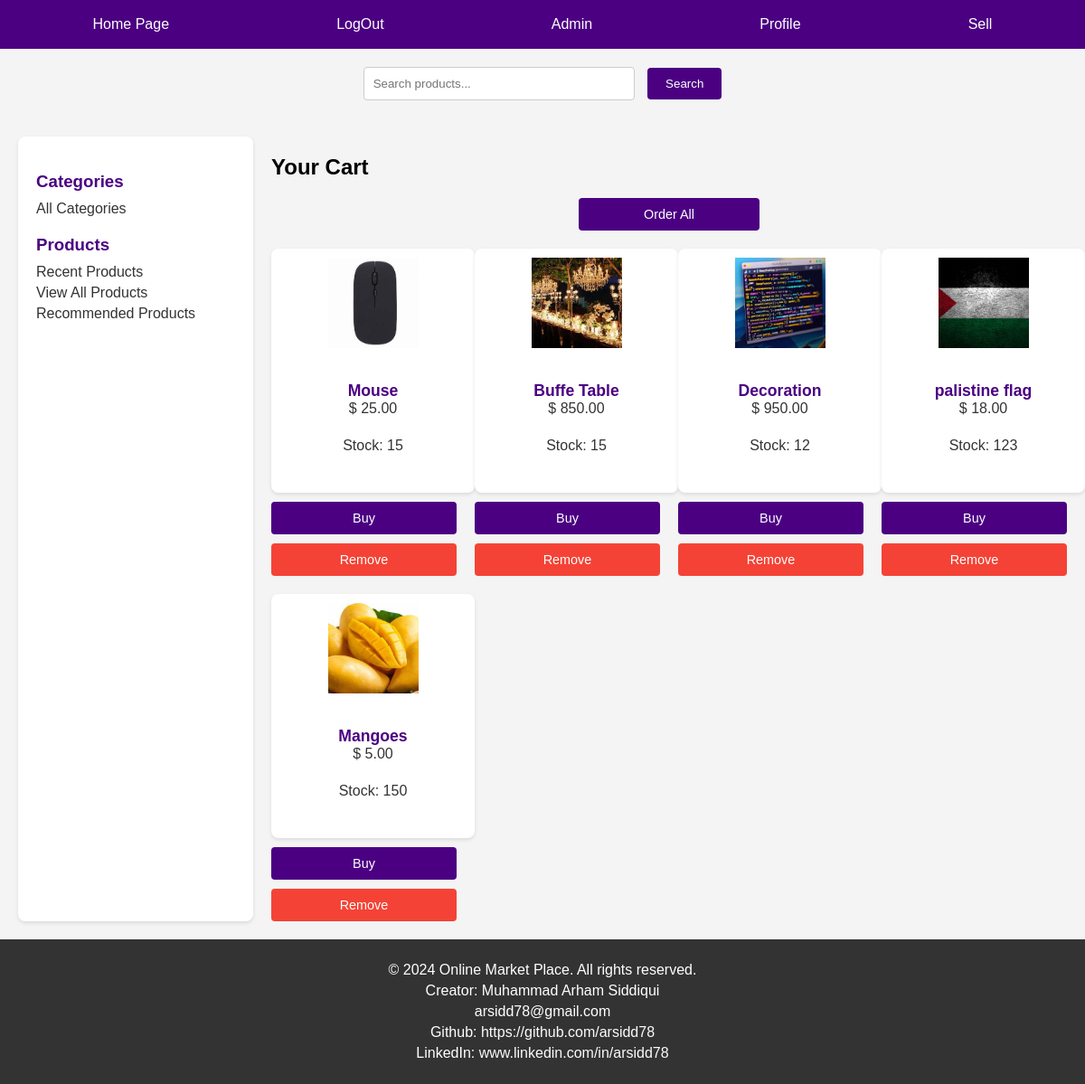
The page /member/cart_view/ (signed in) on the database as committed earlier.
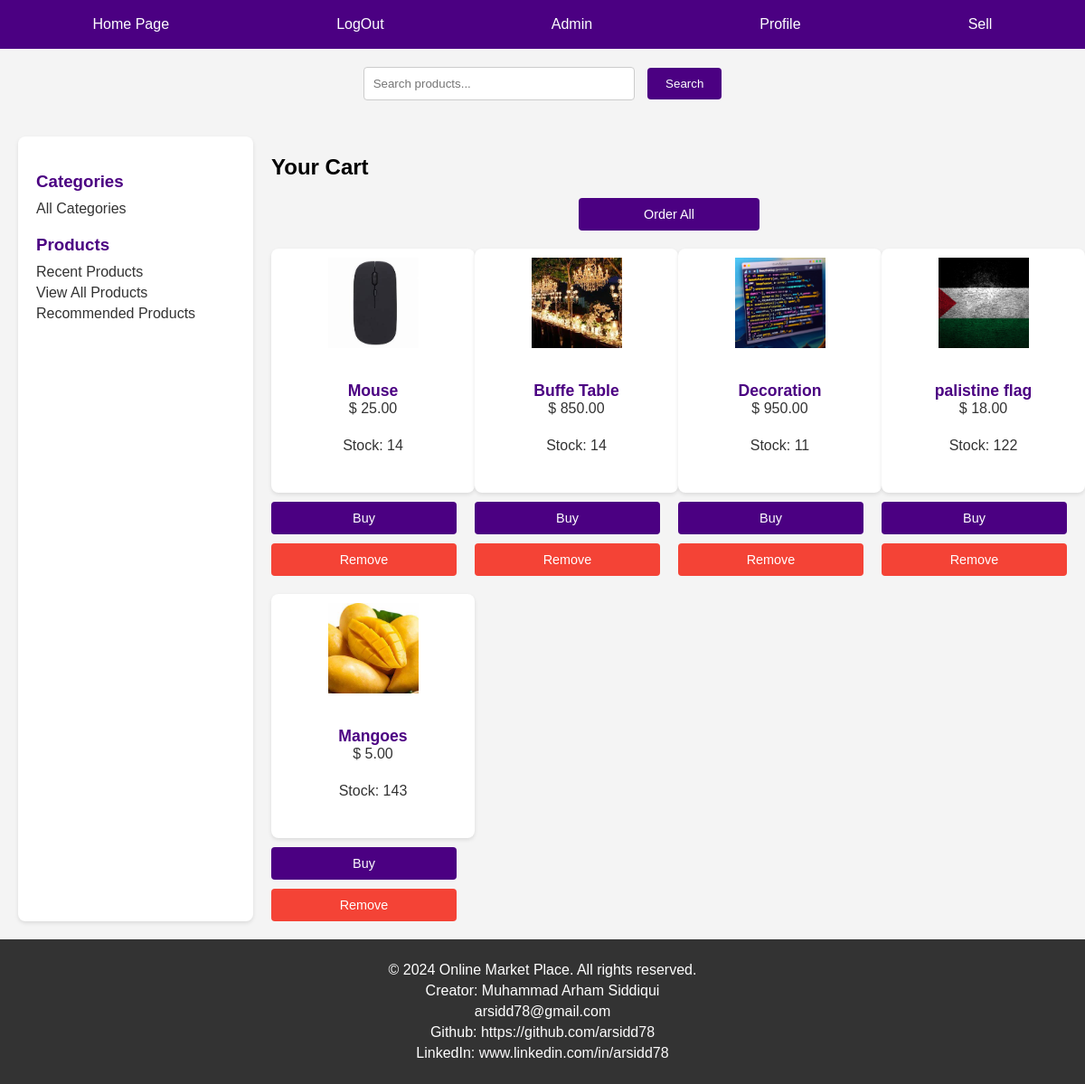
The same page on the database as committed later.
### product/models.py (models this page shows, shortened)
class Products(models.Model):
    name = models.ForeignKey(User,on_delete=models.CASCADE)
    product_name = models.CharField(max_length=200)
    product_description = models.TextField(max_length=500)
    product_price = models.DecimalField('Price',max_digits=7,decimal_places=2)
    product_discounted_price = models.DecimalField('Discounted Price',max_digits=7,decimal_places=2,null=True,blank=True)
    product_delivery_charge = models.IntegerField(default=0)
    product_tax_rate = models.DecimalField(decimal_places=3,max_digits=5, null= True, blank= True)
    product_specification = models.TextField(null= True, blank= True)
    product_posted_date = models.DateField( auto_now_add=True)
    product_images = models.ImageField(upload_to='products/')
    product_images2 = models.ImageField(null=True,blank=True,upload_to='products/')
    product_images3 = models.ImageField(null=True,blank=True,upload_to='products/')
    product_images4 = models.ImageField(null=True,blank=True,upload_to='products/')
    product_images5 = models.ImageField(null=True,blank=True,upload_to='products/')
    categories_choices = product_categories = {
    "ELECTRONICS": "Electronics",
    "CLOTHING & ACCESSORIES": "Clothing & Accessories",
    "HOME & KITCHEN": "Home & Kitchen",
    "BEAUTY & PERSONAL CARE": "Beauty & Personal Care",
    "HEALTH & FITNESS": "Health & Fitness",
    "TOYS & GAMES": "Toys & Games",
    "BOOKS & MEDIA": "Books & Media",
    "AUTOMOTIVE": "Automotive",
    "SPORTS & OUTDOORS": "Sports & Outdoors",
    "PET SUPPLIES": "Pet Supplies",
    "HOME APPLIANCES": "Home Appliances",
    "OFFICE SUPPLIES": "Office Supplies",
    "FURNITURE & DECOR": "Furniture & Decor",
    "JEWELRY & WATCHES": "Jewelry & Watches",
    "BABY & TODDLER": "Baby & Toddler",
    "FOOD & GROCERIES": "Food & Groceries",
    "ARTS & CRAFTS": "Arts & Crafts",
    "MUSICAL INSTRUMENTS": "Musical Instruments",
    "GARDEN & OUTDOOR LIVING": "Garden & Outdoor Living",
    "TRAVEL & LUGGAGE": "Travel & Luggage",
    "SMARTPHONE": "Smartphone",
    "LAPTOP": "Laptop",
    "CAMERA": "Camera",
    "TV": "TV",
    "HEADPHONE": "Headphone",
    "GADGET": "Gadget",
    "APPAREL": "Apparel",
    "BAG": "Bag",
    "JEWELRY": "Jewelry",
    "SUNGLASSES": "Sunglasses",
    "WATCH": "Watch",
    "HOME IMPROVEMENT": "Home Improvement",
    "DECOR": "Decor",
    "KITCHEN APPLIANCES": "Kitchen Appliances",
    "COOKWARE": "Cookware",
    "FURNITURE": "Furniture",
    "SKINCARE": "Skincare",
    "MAKEUP": "Makeup",
    "HAIRCARE": "Haircare",
    "GROOMING": "Grooming",
    "FRAGRANCES": "Fragrances",
    "EXERCISE EQUIPMENT": "Exercise Equipment",
    "NUTRITIONAL SUPPLEMENTS": "Nutritional Supplements",
    "FITNESS TRACKERS": "Fitness Trackers",
    "YOGA MATS": "Yoga Mats",
    "TOYS": "Toys",
    "BOARD GAMES": "Board Games",
    "PUZZLES": "Puzzles",
    "EDUCATIONAL TOYS": "Educational Toys",
    "OUTDOOR PLAY EQUIPMENT": "Outdoor Play Equipment",
    "BOOKS": "Books",
    "E-BOOKS": "E-books",
    "AUDIOBOOKS": "Audiobooks",
    "DVDS": "DVDs",
    "CDS": "CDs",
    "DIGITAL MEDIA": "Digital Media",
    "CAR PARTS": "Car Parts",
    "ACCESSORIES": "Accessories",
    "TOOLS": "Tools",
    "MAINTENANCE SUPPLIES": "Maintenance Supplies",
    "ELECTRONICS": "Electronics",
    "SPORTING EQUIPMENT": "Sporting Equipment",
    "CAMPING GEAR": "Camping Gear",
    "HIKING GEAR": "Hiking Gear",
    "OUTDOOR CLOTHING": "Outdoor Clothing",
    "FOOD": "Food",
    "TOYS": "Toys",
    "GROOMING PRODUCTS": "Grooming Products",
    "BEDS": "Beds",
    "CARRIERS": "Carriers",
    "LARGE APPLIANCES": "Large Appliances",
    "SMALL APPLIANCES": "Small Appliances",
    "STATIONERY": "Stationery",
    "DESK ORGANIZERS": "Desk Organizers",
    "PRINTERS": "Printers",
    "OFFICE FURNITURE": "Office Furniture",
    "TECHNOLOGY ACCESSORIES": "Technology Accessories",
    "SOFAS": "Sofas",
    "CHAIRS": "Chairs",
    "TABLES": "Tables",
    "LIGHTING FIXTURES": "Lighting Fixtures",
    "RUGS": "Rugs",
    "RINGS": "Rings",
    "NECKLACES": "Necklaces",
    "BRACELETS": "Bracelets",
    "EARRINGS": "Earrings",
    "WATCHES": "Watches",
    "CLOTHING": "Clothing",
    "DIAPERS": "Diapers",
    "FEEDING SUPPLIES": "Feeding Supplies",
    "STROLLERS": "Strollers",
    "TOYS": "Toys",
    "NON-PERISHABLE FOOD": "Non-perishable Food",
    "SNACKS": "Snacks",
    "BEVERAGES": "Beverages",
    "GOURMET FOODS": "Gourmet Foods",
    "SPICES": "Spices",
    "ART SUPPLIES": "Art Supplies",
    "CRAFTING MATERIALS": "Crafting Materials",
    "DIY KITS": "DIY Kits",
    "SEWING SUPPLIES": "Sewing Supplies",
    "GUITARS": "Guitars",
    "KEYBOARDS": "Keyboards",
    "DRUMS": "Drums",
    "VIOLINS": "Violins",
    "WIND INSTRUMENTS": "Wind Instruments",
    "GARDENING TOOLS": "Gardening Tools",
    "PLANTS": "Plants",
    "OUTDOOR FURNITURE": "Outdoor Furniture",
    "BBQ GRILLS": "BBQ Grills",
    "LUGGAGE SETS": "Luggage Sets",
    "BACKPACKS": "Backpacks",
    "TRAVEL ACCESSORIES": "Travel Accessories",
    "TOILETRIES": "Toiletries",
    "OUTDOOR GEAR": "Outdoor Gear"
    }
    product_category = models.CharField('category',max_length=100,choices=categories_choices)
    product_quantity = models.IntegerField()
    sellor_name = models.CharField(max_length=100)
    company_name = models.CharField(null= True, blank= True, max_length=200)
    product_website = models.URLField(null= True,blank=True)

### member/views.py (the view)
# urls.py: path('cart_view/',views.view_cart,name='cart_page'),
def view_cart(request):
    if request.user.is_authenticated:
        member = get_object_or_404(Member, username = request.user.username)
        products = member.user_cart_list.all()
        context = {'products':products}
        return render(request,'member/cart.html',context)
    return redirect('registration:login')

### member/templates/member/cart.html (shortened to what this page needs)
{% load static %}
<!DOCTYPE html>
<html lang="en">
<head>
    <link rel="stylesheet" href="{% static 'member/cart_style.css' %}">
</head>
<body>
    <nav>
        <a href="{% url 'product:home' %}">Home Page</a>
        {% if request.user.is_authenticated %}
            <a href="{% url 'registration:signout' %}">LogOut</a>
        {% else %}
            <a href="{% url 'registration:login' %}">LogIn</a>
        {% endif %}
        <a href="/admin/">Admin</a>
        {% if request.user.is_authenticated %}
            <a href="{% url 'member:profile' request.user.username %}">Profile</a>
        {% else %}
            <a href="{% url 'member:register' %}">Complete Profile</a>
        {% endif %}
        <a href="{% url 'member:add_product_page' %}">Sell</a>
    </nav>
    <div class="search-container">
        <form action="{% url 'product:search' %}" method="post">
            <input type="search" name="search_bar" placeholder="Search products...">
            <input type="submit" value="Search">
        </form>
    </div>
    <div class="main-content">
        <aside class="aside_links">
            <section>
                <h3>Categories</h3>
                <a href="{% url 'product:categories_page' %}">All Categories</a>
            </section>
            <section>
                <h3>Products</h3>
                <a href="{% url 'product:recent_products' %}">Recent Products</a>
                <a href="{% url 'product:view_all' %}">View All Products</a>
                <a href="{% url 'product:recommended' %}">Recommended Products</a>
            </section>
        </aside>
        <section class="cart-section">
            {% if products %}
            <h1>Your Cart</h1>
            <button class="order-all" onclick=location.href="{% url 'member:order_cart' %}">Order All</button>
            <div class="cart-items">
                {% for product in products %}
                <div class="cart-item">
                    <a href="{% url 'product:details' product.id %}" class="cart-link">
                        <article class="product-card">
                            <img src="{{ product.product_images.url }}" alt="{{ product.product_name }}" class="product-image">
                            <div class="product-info">
                                <label class="product-name">{{ product.product_name }}</label><br>
                                <label class="product-price">$ {{ product.product_price }}</label><br>
                                <label class="product-quantity">Stock: {{ product.product_quantity }}</label><br>
                            </div>
                        </article>
                    </a>
                    <button class="buy-item" onclick=location.href="{% url 'product:purchase_page' product.id %}">Buy</button>
                    <button class="remove-cart-item" onclick=location.href="{% url 'member:remove_cart_item' product.id %}">Remove</button>
                </div>
                {% endfor %}
            </div>
            {% else %}
            <h1>Cart is empty</h1>
            {% endif %}
        </section>
    </div>
    <footer>
        <p>&copy; 2024 Online Market Place. All rights reserved.</p>
        <p>Creator: Muhammad Arham Siddiqui</p>
        <p>arsidd78@gmail.com</p>
        <p>Github: <a href="https://github.com/arsidd78">https://github.com/arsidd78</a></p>
        <p>LinkedIn: <a href="https://www.linkedin.com/in/arsidd78">www.linkedin.com/in/arsidd78</a></p>
    </footer>
</body>
</html>

### member/static/member/cart_style.css (style rules this page uses)
body { font-family: Arial, sans-serif; margin: 0; padding: 0; background-color: #f4f4f4; }
nav { background-color: #4b0082; padding: 10px; display: flex; justify-content: space-around; align-items: center; }
nav a { color: white; text-decoration: none; padding: 8px 16px; border-radius: 4px; }
.search-container { display: flex; justify-content: center; padding: 20px; }
.search-container input[type="search"] { width: 300px; padding: 10px; border-radius: 4px; border: 1px solid #ccc; margin-right: 10px; }
.search-container input[type="submit"] { padding: 10px 20px; border: none; border-radius: 4px; background-color: #4b0082; color: white; cursor: pointer; }
.main-content { display: flex; margin: 20px; }
.aside_links { width: 20%; background: #fff; padding: 20px; border-radius: 8px; box-shadow: 0 2px 4px rgba(0, 0, 0, 0.1); margin-right: 20px; }
.aside_links section { margin-bottom: 20px; }
.aside_links h3 { color: #4b0082; margin-bottom: 10px; }
.aside_links a { display: block; color: #333; text-decoration: none; margin-bottom: 5px; }
.cart-section { width: 80%; }
.cart-items { display: grid; grid-template-columns: repeat(auto-fill, minmax(200px, 1fr)); gap: 20px; }
.cart-item { display: flex; flex-direction: column; align-items: center; }
.cart-link { text-decoration: none; color: inherit; width: 100%; }
.product-card { background: #fff; padding: 10px; border-radius: 8px; box-shadow: 0 2px 4px rgba(0, 0, 0, 0.1); text-align: center; width: 100%; height: 250px; display: flex; flex-direction: column; justify-content: space-between; }
.product-image { max-width: 100%; width: 100px; height: 100px; display: block; margin: 0 auto 10px auto; object-fit: cover; }
.product-info { margin-bottom: 10px; }
.product-name { font-weight: bold; font-size: 1.1em; color: #4b0082; }
.product-price, .product-quantity { display: block; margin-bottom: 5px; color: #333; }
.remove-cart-item { background-color: #f44336; color: white; border: none; padding: 10px; cursor: pointer; border-radius: 4px; font-size: 0.9em; margin-top: 10px; width: 100%; box-sizing: border-box; }
.buy-item, .order-all { background-color: #4b0082; color: white; border: none; padding: 10px; cursor: pointer; border-radius: 4px; font-size: 0.9em; margin-top: 10px; width: 100%; box-sizing: border-box; }
.order-all { margin: 20px auto; display: block; max-width: 200px; }
footer { background-color: #333; color: white; padding: 20px; text-align: center; margin-top: auto; }
footer p { margin: 5px 0; }
footer a { color: #fcfbfc; text-decoration: none; }

Rows that differ between the two databases and show on the page:
changed Products "Mouse": product_quantity "15" → "14"
changed Products "Buffe Table": product_quantity "15" → "14"
changed Products "Decoration": product_quantity "12" → "11"
changed Products "palistine flag": product_quantity "123" → "122"
changed Products "Mangoes": product_quantity "150" → "143"
